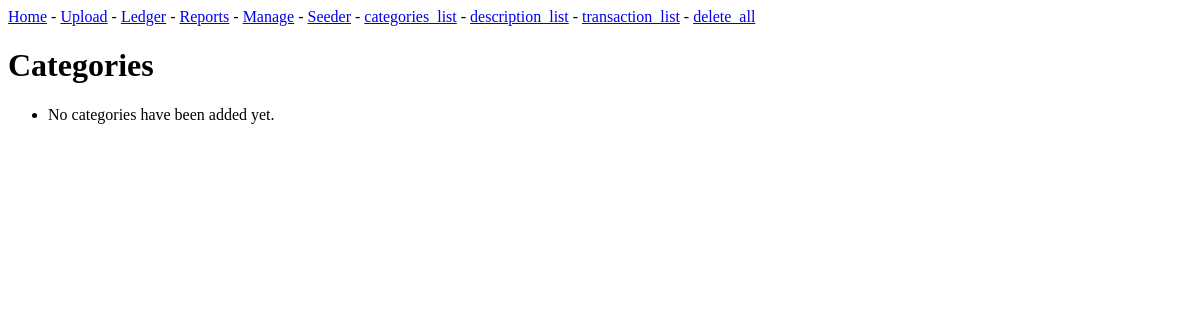
Before: /categories_list with the older database file.
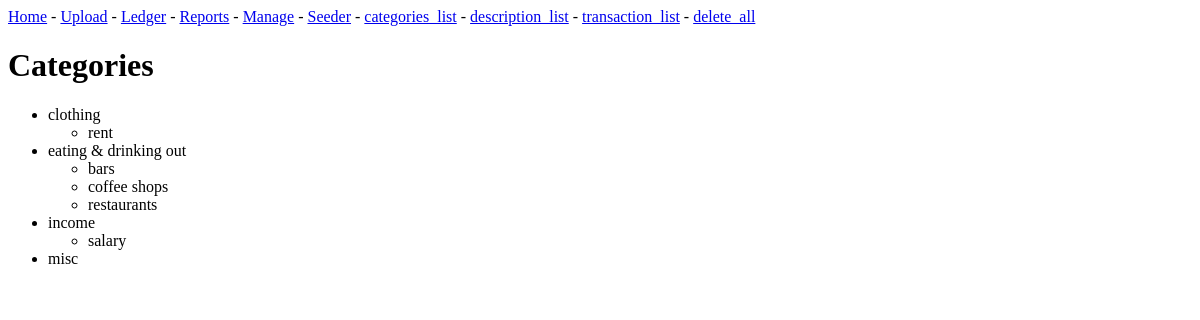
After: the same page with the newer database file.
### ledgered_app/models.py (models this page shows, shortened)
class Category(models.Model):
    name = models.CharField(max_length=200)
    date_added = models.DateTimeField(auto_now_add=True)
    class Meta:
        verbose_name_plural = 'categories'

class Subcategory(models.Model):
    category = models.ForeignKey(Category, on_delete=models.CASCADE)
    name = models.CharField(max_length=200)
    date_added = models.DateTimeField(auto_now_add=True)
    class Meta:
        verbose_name_plural = 'subcategories'

### ledgered_app/views.py (the view)
# urls.py: path('categories_list', views.list_categories, name='categories_list')
def list_categories(request):
    cats_subcats = {}
    categories = Category.objects.order_by('name')
    for cat in categories:
        subcategories = Category.objects.get(id=cat.id).subcategory_set.order_by('name')
        cats_subcats[cat.name] = [subcat.name for subcat in subcategories]
    context = {'cats_subcats': cats_subcats}
    return render(request, 'ledgered_app/list_categories.html', context)

### ledgered_app/templates/ledgered_app/list_categories.html
{% extends "ledgered_app/base.html" %}
{% block content %}
<h1>Categories</h1>
<ul>
    {% for cat, subcats in cats_subcats.items %}
    <li>{{ cat }}</li>
    <ul>
        {% for subcat in subcats %}
        <li>{{ subcat }}</li>
        {% endfor %}
    </ul>
    {% empty %}
    <li>No categories have been added yet.</li>
    {% endfor %}
</ul>
{% endblock content %}

Changed rows visible on the page:
added Category: cats_subcats "clothing"
added Subcategory: subcats "rent"
added Category: cats_subcats "eating & drinking out"
added Subcategory: subcats "bars"
added Subcategory: subcats "coffee shops"
added Subcategory: subcats "restaurants"
added Category: cats_subcats "income"
added Subcategory: subcats "salary"
added Category: cats_subcats "misc"
Other visible differences:
text no longer shown: "No categories have been added yet."
